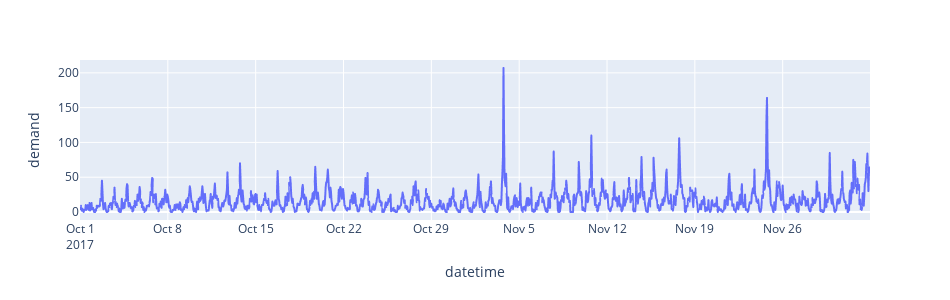

The notebook cell saved with this chart:
### Code cell
import plotly.express as px

fig = px.line(sxk97, x='datetime', y='demand', width=950, height=300)
fig.show()

### Figure 1 — Plotly figure (JSON) as saved in the notebook; plotly's stock layout.template omitted (floating-point values rounded to 4 significant figures; data arrays with more than 128 entries replaced by an {"elided": "..."} marker saying what was removed)
{"data": [{"hoverlabel": {"namelength": 0}, "hovertemplate": "datetime=%{x}<br>demand=%{y}", "legendgroup": "", "line": {"color": "#636efa", "dash": "solid"}, "mode": "lines", "name": "", "showlegend": false, "type": "scattergl", "x": {"elided": "1512 str values"}, "xaxis": "x", "y": {"elided": "1512 int values"}, "yaxis": "y"}], "layout": {"height": 300, "legend": {"tracegroupgap": 0}, "margin": {"t": 60}, "width": 950, "xaxis": {"anchor": "y", "domain": [0, 1], "title": {"text": "datetime"}}, "yaxis": {"anchor": "x", "domain": [0, 1], "title": {"text": "demand"}}}}
